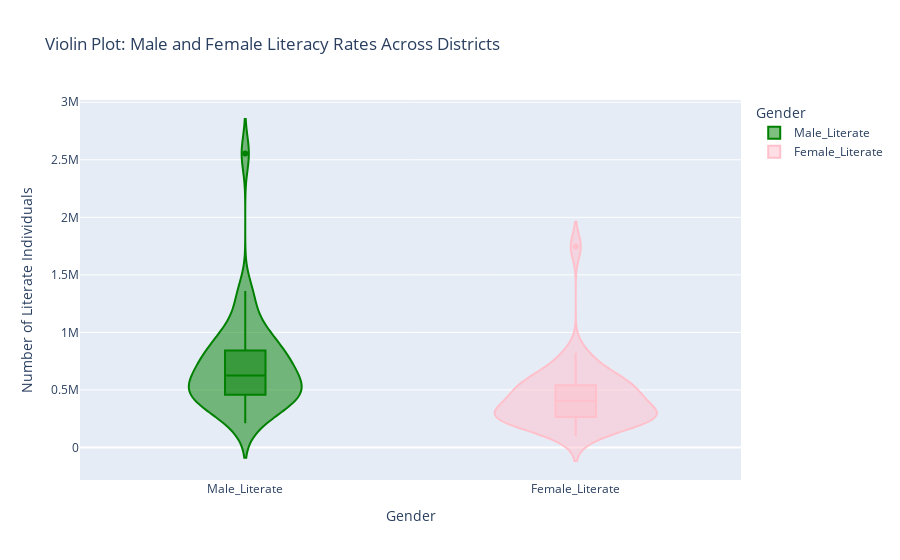

Here is the notebook cell this chart was saved with:
### Markdown cell above
#### 3.3 Violin Plot

### Code cell
# Prepare the data for the violin plot
literacy_data = df[["Male_Literate", "Female_Literate"]].melt(
    var_name="Gender", value_name="Literate"
)

# Create the violin plot
fig = px.violin(
    literacy_data,
    y="Literate",
    x="Gender",
    box=True,
    title="Violin Plot: Male and Female Literacy Rates Across Districts",
    color="Gender",
    color_discrete_map={"Male_Literate": "green", "Female_Literate": "pink"},
)

# Display the plot
fig.update_layout(yaxis_title="Number of Literate Individuals", xaxis_title="Gender")
fig.show()

### Figure 1 — Plotly figure (JSON) as saved in the notebook; plotly's stock layout.template omitted (floating-point values rounded to 4 significant figures)
{"data": [{"alignmentgroup": "True", "box": {"visible": true}, "hovertemplate": "Gender=%{x}<br>Literate=%{y}<extra></extra>", "legendgroup": "Male_Literate", "marker": {"color": "green"}, "name": "Male_Literate", "offsetgroup": "Male_Literate", "orientation": "v", "scalegroup": "True", "showlegend": true, "type": "violin", "x": ["Male_Literate", "Male_Literate", "Male_Literate", "Male_Literate", "Male_Literate", "Male_Literate", "Male_Literate", "Male_Literate", "Male_Literate", "Male_Literate", "Male_Literate", "Male_Literate", "Male_Literate", "Male_Literate", "Male_Literate", "Male_Literate", "Male_Literate", "Male_Literate", "Male_Literate", "Male_Literate", "Male_Literate", "Male_Literate", "Male_Literate", "Male_Literate", "Male_Literate", "Male_Literate", "Male_Literate", "Male_Literate", "Male_Literate", "Male_Literate", "Male_Literate", "Male_Literate", "Male_Literate"], "x0": " ", "xaxis": "x", "y": [710908, 624281, 782399, 696729, 815834, 1359829, 943910, 435721, 531904, 486184, 596935, 2554793, 995275, 1102750, 1265753, 210415, 783461, 543923, 309900, 667381, 926268, 478329, 371705, 777582, 383334, 415820, 513854, 514851, 765396, 432607, 466815, 973444, 250122], "y0": " ", "yaxis": "y"}, {"alignmentgroup": "True", "box": {"visible": true}, "hovertemplate": "Gender=%{x}<br>Literate=%{y}<extra></extra>", "legendgroup": "Female_Literate", "marker": {"color": "pink"}, "name": "Female_Literate", "offsetgroup": "Female_Literate", "orientation": "v", "scalegroup": "True", "showlegend": true, "type": "violin", "x": ["Female_Literate", "Female_Literate", "Female_Literate", "Female_Literate", "Female_Literate", "Female_Literate", "Female_Literate", "Female_Literate", "Female_Literate", "Female_Literate", "Female_Literate", "Female_Literate", "Female_Literate", "Female_Literate", "Female_Literate", "Female_Literate", "Female_Literate", "Female_Literate", "Female_Literate", "Female_Literate", "Female_Literate", "Female_Literate", "Female_Literate", "Female_Literate", "Female_Literate", "Female_Literate", "Female_Literate", "Female_Literate", "Female_Literate", "Female_Literate", "Female_Literate", "Female_Literate", "Female_Literate"], "x0": " ", "xaxis": "x", "y": [482435, 409855, 496402, 452540, 554526, 822647, 536959, 247377, 273945, 255564, 341116, 1746172, 656842, 655874, 765779, 98238, 404861, 285659, 166906, 418312, 600405, 271330, 213339, 478544, 235805, 265771, 315489, 306974, 532949, 260700, 272977, 609185, 151393], "y0": " ", "yaxis": "y"}], "layout": {"legend": {"title": {"text": "Gender"}, "tracegroupgap": 0}, "title": {"text": "Violin Plot: Male and Female Literacy Rates Across Districts"}, "violinmode": "overlay", "xaxis": {"anchor": "y", "categoryarray": ["Male_Literate", "Female_Literate"], "categoryorder": "array", "domain": [0, 1], "title": {"text": "Gender"}}, "yaxis": {"anchor": "x", "domain": [0, 1], "title": {"text": "Number of Literate Individuals"}}}}
